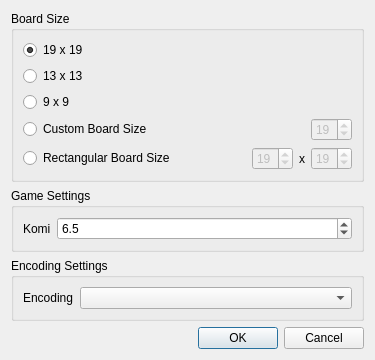
<?xml version="1.0" encoding="UTF-8"?>
<ui version="4.0">
 <class>NewDocumentDialog</class>
 <widget class="QDialog" name="NewDocumentDialog">
  <property name="geometry">
   <rect>
    <x>0</x>
    <y>0</y>
    <width>375</width>
    <height>310</height>
   </rect>
  </property>
  <property name="windowTitle">
   <string>New Document</string>
  </property>
  <layout class="QVBoxLayout" name="verticalLayout">
   <item>
    <widget class="QGroupBox" name="sizeGroupBox">
     <property name="title">
      <string>Board Size</string>
     </property>
     <layout class="QVBoxLayout" name="verticalLayout_2">
      <item>
       <widget class="QRadioButton" name="radio19Button">
        <property name="text">
         <string>19 x 19</string>
        </property>
        <property name="checked">
         <bool>true</bool>
        </property>
       </widget>
      </item>
      <item>
       <widget class="QRadioButton" name="radio13Button">
        <property name="text">
         <string>13 x 13</string>
        </property>
       </widget>
      </item>
      <item>
       <widget class="QRadioButton" name="radio9Button">
        <property name="text">
         <string>9 x 9</string>
        </property>
       </widget>
      </item>
      <item>
       <layout class="QHBoxLayout" name="customSizeLayout">
        <item>
         <widget class="QRadioButton" name="radioCustomButton">
          <property name="text">
           <string>Custom Board Size</string>
          </property>
         </widget>
        </item>
        <item>
         <widget class="QSpinBox" name="customSpinBox">
          <property name="enabled">
           <bool>false</bool>
          </property>
          <property name="sizePolicy">
           <sizepolicy hsizetype="Fixed" vsizetype="Fixed">
            <horstretch>0</horstretch>
            <verstretch>0</verstretch>
           </sizepolicy>
          </property>
          <property name="minimum">
           <number>2</number>
          </property>
          <property name="maximum">
           <number>52</number>
          </property>
          <property name="value">
           <number>19</number>
          </property>
         </widget>
        </item>
       </layout>
      </item>
      <item>
       <layout class="QHBoxLayout" name="rectangularLayout">
        <item>
         <widget class="QRadioButton" name="radioRectangularButton">
          <property name="text">
           <string>Rectangular Board Size</string>
          </property>
         </widget>
        </item>
        <item>
         <widget class="QSpinBox" name="xsizeSpinBox">
          <property name="enabled">
           <bool>false</bool>
          </property>
          <property name="sizePolicy">
           <sizepolicy hsizetype="Fixed" vsizetype="Fixed">
            <horstretch>0</horstretch>
            <verstretch>0</verstretch>
           </sizepolicy>
          </property>
          <property name="minimum">
           <number>2</number>
          </property>
          <property name="maximum">
           <number>52</number>
          </property>
          <property name="value">
           <number>19</number>
          </property>
         </widget>
        </item>
        <item>
         <widget class="QLabel" name="xLabel">
          <property name="sizePolicy">
           <sizepolicy hsizetype="Fixed" vsizetype="Preferred">
            <horstretch>0</horstretch>
            <verstretch>0</verstretch>
           </sizepolicy>
          </property>
          <property name="text">
           <string>x</string>
          </property>
         </widget>
        </item>
        <item>
         <widget class="QSpinBox" name="ysizeSpinBox">
          <property name="enabled">
           <bool>false</bool>
          </property>
          <property name="sizePolicy">
           <sizepolicy hsizetype="Fixed" vsizetype="Fixed">
            <horstretch>0</horstretch>
            <verstretch>0</verstretch>
           </sizepolicy>
          </property>
          <property name="minimum">
           <number>2</number>
          </property>
          <property name="maximum">
           <number>52</number>
          </property>
          <property name="value">
           <number>19</number>
          </property>
         </widget>
        </item>
       </layout>
      </item>
     </layout>
    </widget>
   </item>
   <item>
    <widget class="QGroupBox" name="gameSettingGroupBox">
     <property name="title">
      <string>Game Settings</string>
     </property>
     <layout class="QFormLayout" name="formLayout">
      <item row="0" column="0">
       <widget class="QLabel" name="komiLabel">
        <property name="text">
         <string>Komi</string>
        </property>
       </widget>
      </item>
      <item row="0" column="1">
       <widget class="QDoubleSpinBox" name="komiSpinBox">
        <property name="decimals">
         <number>1</number>
        </property>
        <property name="minimum">
         <double>-10.000000000000000</double>
        </property>
        <property name="maximum">
         <double>10.000000000000000</double>
        </property>
        <property name="singleStep">
         <double>0.500000000000000</double>
        </property>
        <property name="value">
         <double>6.500000000000000</double>
        </property>
       </widget>
      </item>
     </layout>
    </widget>
   </item>
   <item>
    <spacer name="verticalSpacer">
     <property name="orientation">
      <enum>Qt::Vertical</enum>
     </property>
     <property name="sizeHint" stdset="0">
      <size>
       <width>20</width>
       <height>40</height>
      </size>
     </property>
    </spacer>
   </item>
   <item>
    <widget class="QGroupBox" name="encodingGroupBox">
     <property name="title">
      <string>Encoding Settings</string>
     </property>
     <layout class="QFormLayout" name="formLayout_2">
      <property name="fieldGrowthPolicy">
       <enum>QFormLayout::AllNonFixedFieldsGrow</enum>
      </property>
      <item row="0" column="1">
       <widget class="QComboBox" name="encodingComboBox"/>
      </item>
      <item row="0" column="0">
       <widget class="QLabel" name="encodingLabel">
        <property name="text">
         <string>Encoding</string>
        </property>
       </widget>
      </item>
     </layout>
    </widget>
   </item>
   <item>
    <widget class="QDialogButtonBox" name="buttonBox">
     <property name="orientation">
      <enum>Qt::Horizontal</enum>
     </property>
     <property name="standardButtons">
      <set>QDialogButtonBox::Cancel|QDialogButtonBox::Ok</set>
     </property>
    </widget>
   </item>
  </layout>
 </widget>
 <resources/>
 <connections>
  <connection>
   <sender>buttonBox</sender>
   <signal>accepted()</signal>
   <receiver>NewDocumentDialog</receiver>
   <slot>accept()</slot>
   <hints>
    <hint type="sourcelabel">
     <x>248</x>
     <y>254</y>
    </hint>
    <hint type="destinationlabel">
     <x>157</x>
     <y>274</y>
    </hint>
   </hints>
  </connection>
  <connection>
   <sender>buttonBox</sender>
   <signal>rejected()</signal>
   <receiver>NewDocumentDialog</receiver>
   <slot>reject()</slot>
   <hints>
    <hint type="sourcelabel">
     <x>316</x>
     <y>260</y>
    </hint>
    <hint type="destinationlabel">
     <x>286</x>
     <y>274</y>
    </hint>
   </hints>
  </connection>
 </connections>
</ui>
